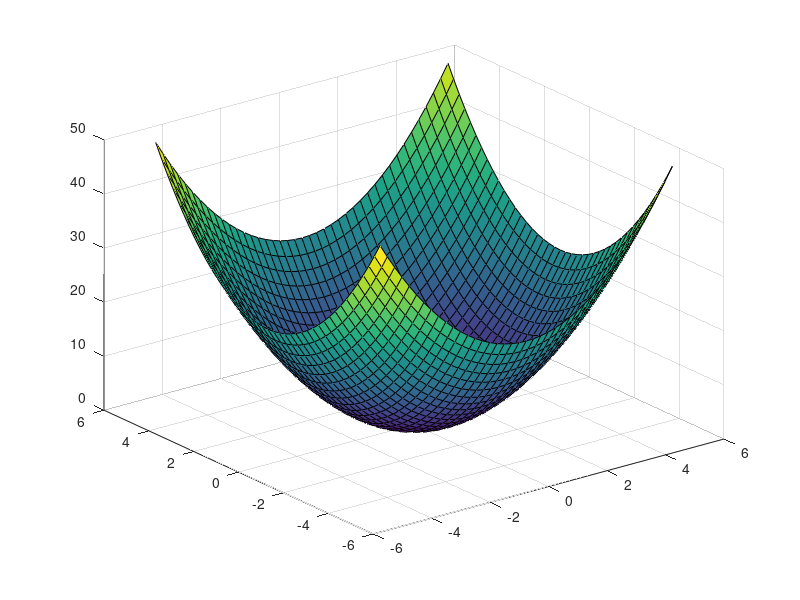

Write MATLAB code to recreate this figure. (Note: this script raises an error after producing the figure.)

% %indx=0;
% f=[];
% for i=1:41
%     for j=1:41
% %    a=     indx=indx+1;
%      f(i,j)=i+j;
%     end
% end
% % dip(indx)
% f=[];
%%%%%%%%%%%%%% @copy sobhan siamak 9731582


%%
clc;
clear ;
close all;

%X1=linspace(-5,5,41);
%X2=linspace(-5,5,41);
X1=[-5:0.25:5];
X2=[-5:0.25:5];


n=size(X1,2);
m=size(X2,2);
fuzzysetnumbers=7;

xmin=-5;
xmax=5;
ymin=0;
ymax=50;
pointx=41;
pointy=1681;
RBpoint=1681;
stepx=(xmax-xmin)/(fuzzysetnumbers-1);
stpx=0.25;
% stepx=1.666666;%because matlab calculate to 4 digit float

stepy=(ymax-ymin)/(fuzzysetnumbers-1);
% stepy=8.33333;%because matlab calculate to 4 digit float

Y=zeros(n,m);
for i=1:n
    for j=1:m
        Y(i,j)=X1(i).^2+X2(j).^2;
    end
end
surf(X1,X2,Y);


Fcentx=[xmin:stepx:xmax];
Fcenty=[ymin:stepy:ymax];

%RuleBase=cell(1,RBpoint);%RBpoint is the number of Rules or 1681 
RuleBase=zeros(RBpoint,4);%RBpoint is the number of Rules or 1681 
% attension that 4th Dimension is Firing Degree
index=0;% is the index of RuleBase Matrix
for x1=xmin:stpx:xmax
     for x2=xmin:stpx:xmax
        index=index+1;
        %%%%%%%Fuzzysets on X1
        if(x1==xmin)%Fuzzyset#1 and Fuzzyset#2
            mu1=TriFuzzySetX(Fcentx(1)-stepx,Fcentx(1),Fcentx(1)+stepx,x1);
            mu2=TriFuzzySetX(Fcentx(2)-stepx,Fcentx(2),Fcentx(2)+stepx,x1);
            if(mu1>mu2)
                mux1=mu1;
                RuleBase(index,1)=1;
            end
            if(mu2>mu1)
                mux1=mu2;
                RuleBase(index,1)=2;
            end
        end%%%%%%%%%%%%%
        if(x1>xmin && x1<xmin+stepx)%Fuzzyset#1 and Fuzzyset#2
            mu1=TriFuzzySetX(Fcentx(1)-stepx,Fcentx(1),Fcentx(1)+stepx,x1);
            mu2=TriFuzzySetX(Fcentx(2)-stepx,Fcentx(2),Fcentx(2)+stepx,x1);
            if(mu1>mu2)
                mux1=mu1;
                RuleBase(index,1)=1;
            end
            if(mu2>mu1)
                mux1=mu2;
                RuleBase(index,1)=2;
            end
        end
        if(x1==xmin+stepx)%Fuzzyset#1,Fuzzyset#2 and Fuzzyset#3
            mu1=TriFuzzySetX(Fcentx(1)-stepx,Fcentx(1),Fcentx(1)+stepx,x1);
            mu2=TriFuzzySetX(Fcentx(2)-stepx,Fcentx(2),Fcentx(2)+stepx,x1);
            mu3=TriFuzzySetX(Fcentx(3)-stepx,Fcentx(3),Fcentx(3)+stepx,x1);
            mx=mu1;
            if(mu2>mx)
                mx=mu2;
            end
            if(mu3>mx)
                mx=mu3;
            end
            if(mx==mu1)
                mux1=mu1;
                RuleBase(index,1)=1;
            end
            if(mx==mu2)
                mux1=mu2;
                RuleBase(index,1)=2;
            end
            if(mx==mu3)
                mux1=mu3;
                RuleBase(index,1)=3;
            end
            
            
        end
        if(x1>xmin+stepx && x1<xmin+2*stepx)%Fuzzyset#2 and Fuzzyset#3
            mu2=TriFuzzySetX(Fcentx(2)-stepx,Fcentx(2),Fcentx(2)+stepx,x1);
            mu3=TriFuzzySetX(Fcentx(3)-stepx,Fcentx(3),Fcentx(3)+stepx,x1);
            if(mu2>mu3)
                mux1=mu3;
                RuleBase(index,1)=3;
            end
            if(mu3>mu2)
                mux1=mu3;
                RuleBase(index,1)=3;
            end
            
        end
        if(x1==xmin+2*stepx)%Fuzzyset#2,Fuzzyset#3 and Fuzzyset#4
            mu2=TriFuzzySetX(Fcentx(2)-stepx,Fcentx(2),Fcentx(2)+stepx,x1);
            mu3=TriFuzzySetX(Fcentx(3)-stepx,Fcentx(3),Fcentx(3)+stepx,x1);
            mu4=TriFuzzySetX(Fcentx(4)-stepx,Fcentx(4),Fcentx(4)+stepx,x1);
            mx=mu2;
            if(mu3>mx)
                mx=mu3;
            end
            if(mu4>mx)
                mx=mu4;
            end
            if(mx==mu2)
                mux1=mu2;
                RuleBase(index,1)=2;
            end
            if(mx==mu3)
                mux1=mu3;
                RuleBase(index,1)=3;
            end
            if(mx==mu4)
                mux1=mu4;
                RuleBase(index,1)=4;
            end
            
        end  %%%%%%%%%%
        if(x1>xmin+2*stepx && x1<xmin+3*stepx)%Fuzzyset#3 and Fuzzyset#4
            mu3=TriFuzzySetX(Fcentx(3)-stepx,Fcentx(3),Fcentx(3)+stepx,x1);
            mu4=TriFuzzySetX(Fcentx(4)-stepx,Fcentx(4),Fcentx(4)+stepx,x1);
            if(mu3>mu4)
                mux1=mu3;
                RuleBase(index,1)=3;
            end
            if(mu4>mu3)
                mux1=mu4;
                RuleBase(index,1)=4;
            end
        end %%%%%%%%%%
        if(x1==xmin+3*stepx)%Fuzzyset#3,Fuzzyset#4 and Fuzzyset#5
            mu3=TriFuzzySetX(Fcentx(3)-stepx,Fcentx(3),Fcentx(3)+stepx,x1);
            mu4=TriFuzzySetX(Fcentx(4)-stepx,Fcentx(4),Fcentx(4)+stepx,x1);
            mu5=TriFuzzySetX(Fcentx(5)-stepx,Fcentx(5),Fcentx(5)+stepx,x1);
            mx=mu3;
            if(mu4>mx)
                mx=mu4;
            end
            if(mu5>mx)
                mx=mu5;
            end
            if(mx==mu3)
                mux1=mu3;
                RuleBase(index,1)=3;
            end
            if(mx==mu4)
                mux1=mu4;
                RuleBase(index,1)=4;
            end
            if(mx==mu5)
                mux1=mu5;
                RuleBase(index,1)=5;
            end
        end  %%%%%%%%%%%%
        if(x1>xmin+3*stepx && x1<xmin+4*stepx)%Fuzzyset#4 and Fuzzyset#5
            mu4=TriFuzzySetX(Fcentx(4)-stepx,Fcentx(4),Fcentx(4)+stepx,x1);
            mu5=TriFuzzySetX(Fcentx(5)-stepx,Fcentx(5),Fcentx(5)+stepx,x1);
            if(mu4>mu5)
                mux1=mu4;
                RuleBase(index,1)=4;
            end
            if(mu5>mu4)
                mux1=mu5;
                RuleBase(index,1)=5;
            end
        end%%%%%%%%%%%%%%%%
        if(x1==xmin+4*stepx)%Fuzzyset#4,Fuzzyset#5 and Fuzzyset#6
            mu4=TriFuzzySetX(Fcentx(4)-stepx,Fcentx(4),Fcentx(4)+stepx,x1);
            mu5=TriFuzzySetX(Fcentx(5)-stepx,Fcentx(5),Fcentx(5)+stepx,x1);
            mu6=TriFuzzySetX(Fcentx(6)-stepx,Fcentx(6),Fcentx(6)+stepx,x1);
            mx=mu4;
            if(mu5>mx)
                mx=mu5;
            end
            if(mu6>mx)
                mx=mu6;
            end
            if(mx==mu4)
                mux1=mu4;
                RuleBase(index,1)=4;
            end
            if(mx==mu5)
                mux1=mu5;
                RuleBase(index,1)=5;
            end
            if(mx==mu6)
                mux1=mu6;
                RuleBase(index,1)=6;
            end
        end  %%%%%%%%%%%%%%%%
        if(x1>xmin+4*stepx && x1<xmin+5*stepx)%Fuzzyset#5 and Fuzzyset#6
            
            mu5=TriFuzzySetX(Fcentx(5)-stepx,Fcentx(5),Fcentx(5)+stepx,x1);
            mu6=TriFuzzySetX(Fcentx(6)-stepx,Fcentx(6),Fcentx(6)+stepx,x1);
            if(mu5>mu6)
                mux1=mu5;
                RuleBase(index,1)=5;
            end
            if(mu6>mu5)
                mux1=mu6;
                RuleBase(index,1)=6;
            end
            
        end  %%%%%%%%%%%%%%%%%%
        if(x1==xmin+5*stepx)%Fuzzyset#5, Fuzzyset#6 and Fuzzyset#7
            mu5=TriFuzzySetX(Fcentx(5)-stepx,Fcentx(5),Fcentx(5)+stepx,x1);
            mu6=TriFuzzySetX(Fcentx(6)-stepx,Fcentx(6),Fcentx(6)+stepx,x1);
            mu7=TriFuzzySetX(Fcentx(7)-stepx,Fcentx(7),Fcentx(7)+stepx,x1);
            mx=mu5;
            if(mu6>mx)
                mx=mu6;
            end
            if(mu7>mx)
                mx=mu7;
            end
            if(mx==mu5)
                mux1=mu5;
                RuleBase(index,1)=5;
            end
            if(mx==mu6)
                mux1=mu6;
                RuleBase(index,1)=6;
            end
            if(mx==mu7)
                mux1=mu7;
                RuleBase(index,1)=7;
            end
        end%%%%%%%%%%%%%%%%%
        if(x1>xmin+5*stepx && x1<xmin+6*stepx)%Fuzzyset#6 and Fuzzyset#7
            mu6=TriFuzzySetX(Fcentx(6)-stepx,Fcentx(6),Fcentx(6)+stepx,x1);
            mu7=TriFuzzySetX(Fcentx(7)-stepx,Fcentx(7),Fcentx(7)+stepx,x1);
            if(mu6>mu7)
                mux1=mu6;
                RuleBase(index,1)=6;
            end
            if(mu7>mu6)
                mux1=mu7;
                RuleBase(index,1)=7;
            end
        end  %%%%%%%%%%%%
        if(x1==xmin+6*stepx)%Fuzzyset#6 and Fuzzyset#7
            mu6=TriFuzzySetX(Fcentx(6)-stepx,Fcentx(6),Fcentx(6)+stepx,x1);
            mu7=TriFuzzySetX(Fcentx(7)-stepx,Fcentx(7),Fcentx(7)+stepx,x1);
            if(mu6>mu7)
                mux1=mu6;
                RuleBase(index,1)=6;
            end
            if(mu7>mu6)
                mux1=mu7;
                RuleBase(index,1)=7;
            end
        end
        %%%%%%Fuzzysets on X2
        if(x2==xmin)%Fuzzyset#1 and Fuzzyset#2
            mu1=TriFuzzySetX(Fcentx(1)-stepx,Fcentx(1),Fcentx(1)+stepx,x2);
            mu2=TriFuzzySetX(Fcentx(2)-stepx,Fcentx(2),Fcentx(2)+stepx,x2);
            if(mu1>mu2)
                mux2=mu1;
                RuleBase(index,2)=1;
            end
            if(mu2>mu1)
                mux2=mu2;
                RuleBase(index,2)=2;
            end
        end%%%%%%%%%%%%%%%
        if(x2>xmin && x2<xmin+stepx)%Fuzzyset#1 and Fuzzyset#2
            mu1=TriFuzzySetX(Fcentx(1)-stepx,Fcentx(1),Fcentx(1)+stepx,x2);
            mu2=TriFuzzySetX(Fcentx(2)-stepx,Fcentx(2),Fcentx(2)+stepx,x2);
            if(mu1>mu2)
                mux2=mu1;
                RuleBase(index,2)=1;
            end
            if(mu2>mu1)
                mux2=mu2;
                RuleBase(index,2)=2;
            end
        end%%%%%%%%%%%%%%%
        if(x2==xmin+stepx)%Fuzzyset#1,Fuzzyset#2 and Fuzzyset#3
            mu1=TriFuzzySetX(Fcentx(1)-stepx,Fcentx(1),Fcentx(1)+stepx,x2);
            mu2=TriFuzzySetX(Fcentx(2)-stepx,Fcentx(2),Fcentx(2)+stepx,x2);
            mu3=TriFuzzySetX(Fcentx(3)-stepx,Fcentx(3),Fcentx(3)+stepx,x2);
            mx=mu1;
            if(mu2>mx)
                mx=mu2;
            end
            if(mu3>mx)
                mx=mu3;
            end
            if(mx==mu1)
                mux2=mu1;
                RuleBase(index,2)=1;
            end
            if(mx==mu2)
                mux2=mu2;
                RuleBase(index,2)=2;
            end
            if(mx==mu3)
                mux2=mu3;
                RuleBase(index,2)=3;
            end
        end%%%%%%%%%%%%%%%%%%%%%
        if(x2>xmin+stepx && x2<xmin+2*stepx)%Fuzzyset#2 and Fuzzyset#3
            mu2=TriFuzzySetX(Fcentx(2)-stepx,Fcentx(2),Fcentx(2)+stepx,x2);
            mu3=TriFuzzySetX(Fcentx(3)-stepx,Fcentx(3),Fcentx(3)+stepx,x2);
            if(mu2>mu3)
                mux2=mu3;
                RuleBase(index,2)=3;
            end
            if(mu3>mu2)
                mux2=mu3;
                RuleBase(index,2)=3;
            end
            
            
        end%%%%%%%%%%%%%%%%%%
        if(x2==xmin+2*stepx)%Fuzzyset#2,Fuzzyset#3 and Fuzzyset#4
            mu2=TriFuzzySetX(Fcentx(2)-stepx,Fcentx(2),Fcentx(2)+stepx,x2);
            mu3=TriFuzzySetX(Fcentx(3)-stepx,Fcentx(3),Fcentx(3)+stepx,x2);
            mu4=TriFuzzySetX(Fcentx(4)-stepx,Fcentx(4),Fcentx(4)+stepx,x2);
            mx=mu2;
            if(mu3>mx)
                mx=mu3;
            end
            if(mu4>mx)
                mx=mu4;
            end
            if(mx==mu2)
                mux2=mu2;
                RuleBase(index,2)=2;
            end
            if(mx==mu3)
                mux2=mu3;
                RuleBase(index,2)=3;
            end
            if(mx==mu4)
                mux2=mu4;
                RuleBase(index,2)=4;
            end
            
        end %%%%%%%%%%%%%%%%
        if(x2>xmin+2*stepx && x2<xmin+3*stepx)%Fuzzyset#3 and Fuzzyset#4
            mu3=TriFuzzySetX(Fcentx(3)-stepx,Fcentx(3),Fcentx(3)+stepx,x2);
            mu4=TriFuzzySetX(Fcentx(4)-stepx,Fcentx(4),Fcentx(4)+stepx,x2);
            if(mu3>mu4)
                mux2=mu3;
                RuleBase(index,2)=3;
            end
            if(mu4>mu3)
                mux2=mu4;
                RuleBase(index,2)=4;
            end
        end%%%%%%%%%%%%%%
        if(x2==xmin+3*stepx)%Fuzzyset#3,Fuzzyset#4 and Fuzzyset#5
            mu3=TriFuzzySetX(Fcentx(3)-stepx,Fcentx(3),Fcentx(3)+stepx,x2);
            mu4=TriFuzzySetX(Fcentx(4)-stepx,Fcentx(4),Fcentx(4)+stepx,x2);
            mu5=TriFuzzySetX(Fcentx(5)-stepx,Fcentx(5),Fcentx(5)+stepx,x2);
            mx=mu3;
            if(mu4>mx)
                mx=mu4;
            end
            if(mu5>mx)
                mx=mu5;
            end
            if(mx==mu3)
                mux2=mu3;
                RuleBase(index,2)=3;
            end
            if(mx==mu4)
                mux2=mu4;
                RuleBase(index,2)=4;
            end
            if(mx==mu5)
                mux2=mu5;
                RuleBase(index,2)=5;
            end
        end %%%%%%%%%%%%%%%%%%%%%
        if(x2>xmin+3*stepx && x2<xmin+4*stepx)%Fuzzyset#4 and Fuzzyset#5
            mu4=TriFuzzySetX(Fcentx(4)-stepx,Fcentx(4),Fcentx(4)+stepx,x2);
            mu5=TriFuzzySetX(Fcentx(5)-stepx,Fcentx(5),Fcentx(5)+stepx,x2);
            if(mu4>mu5)
                mux2=mu4;
                RuleBase(index,2)=4;
            end
            if(mu5>mu4)
                mux2=mu5;
                RuleBase(index,2)=5;
            end
        end %%%%%%%%%%%%%%
        if(x2==xmin+4*stepx)%Fuzzyset#4,Fuzzyset#5 and Fuzzyset#6
            mu4=TriFuzzySetX(Fcentx(4)-stepx,Fcentx(4),Fcentx(4)+stepx,x2);
            mu5=TriFuzzySetX(Fcentx(5)-stepx,Fcentx(5),Fcentx(5)+stepx,x2);
            mu6=TriFuzzySetX(Fcentx(6)-stepx,Fcentx(6),Fcentx(6)+stepx,x2);
            mx=mu4;
            if(mu5>mx)
                mx=mu5;
            end
            if(mu6>mx)
                mx=mu6;
            end
            if(mx==mu4)
                mux2=mu4;
                RuleBase(index,2)=4;
            end
            if(mx==mu5)
                mux2=mu5;
                RuleBase(index,2)=5;
            end
            if(mx==mu6)
                mux2=mu6;
                RuleBase(index,2)=6;
            end
        end%%%%%%%%%%%%%%%%%%%%%
        if(x2>xmin+4*stepx && x2<xmin+5*stepx)%Fuzzyset#5 and Fuzzyset#6
            mu5=TriFuzzySetX(Fcentx(5)-stepx,Fcentx(5),Fcentx(5)+stepx,x2);
            mu6=TriFuzzySetX(Fcentx(6)-stepx,Fcentx(6),Fcentx(6)+stepx,x2);
            if(mu5>mu6)
                mux2=mu5;
                RuleBase(index,2)=5;
            end
            if(mu6>mu5)
                mux2=mu6;
                RuleBase(index,2)=6;
            end
        end%%%%%%%%%%%%%%%%%%%%%%%%
        if(x2==xmin+5*stepx)%Fuzzyset#5, Fuzzyset#6 and Fuzzyset#7
            mu5=TriFuzzySetX(Fcentx(5)-stepx,Fcentx(5),Fcentx(5)+stepx,x2);
            mu6=TriFuzzySetX(Fcentx(6)-stepx,Fcentx(6),Fcentx(6)+stepx,x2);
            mu7=TriFuzzySetX(Fcentx(7)-stepx,Fcentx(7),Fcentx(7)+stepx,x2);
            mx=mu5;
            if(mu6>mx)
                mx=mu6;
            end
            if(mu7>mx)
                mx=mu7;
            end
            if(mx==mu5)
                mux2=mu5;
                RuleBase(index,2)=5;
            end
            if(mx==mu6)
                mux2=mu6;
                RuleBase(index,2)=6;
            end
            if(mx==mu7)
                mux2=mu7;
                RuleBase(index,2)=7;
            end
        end%%%%%%%%%%%%%%%%%%
        if(x2>xmin+5*stepx && x2<xmin+6*stepx)%Fuzzyset#6 and Fuzzyset#7
            mu6=TriFuzzySetX(Fcentx(6)-stepx,Fcentx(6),Fcentx(6)+stepx,x2);
            mu7=TriFuzzySetX(Fcentx(7)-stepx,Fcentx(7),Fcentx(7)+stepx,x2);
            if(mu6>mu7)
                mux2=mu6;
                RuleBase(index,2)=6;
            end
            if(mu7>mu6)
                mux2=mu7;
                RuleBase(index,2)=7;
            end
        end%%%%%%%%%%%%%%%%%%%%%%
        if(x2==xmin+6*stepx)%Fuzzyset#6 and Fuzzyset#7
            mu6=TriFuzzySetX(Fcentx(6)-stepx,Fcentx(6),Fcentx(6)+stepx,x2);
            mu7=TriFuzzySetX(Fcentx(7)-stepx,Fcentx(7),Fcentx(7)+stepx,x2);
            if(mu6>mu7)
                mux2=mu6;
                RuleBase(index,2)=6;
            end
            if(mu7>mu6)
                mux2=mu7;
                RuleBase(index,2)=7;
            end
        end%%%%%%%%%%%%%%%
        
          y=x1^2+x2^2; 
        %%%%%%%%Fuzzysets on Y
        if(y==ymin)%Fuzzyset#1 and Fuzzyset#2
            mu1=TriFuzzySetY(Fcenty(1)-stepy,Fcenty(1),Fcenty(1)+stepy,y);
            mu2=TriFuzzySetY(Fcentx(2)-stepy,Fcenty(2),Fcenty(2)+stepy,y);
            if(mu1>mu2)
                muy=mu1;
                RuleBase(index,3)=1;
            end
            if(mu2>mu1)
                muy=mu2;
                RuleBase(index,3)=2;
            end
        end%%%%%%%%%%%%%%%%
        if(y>xmin && y<xmin+stepy)%Fuzzyset#1 and Fuzzyset#2
            mu1=TriFuzzySetY(Fcenty(1)-stepy,Fcenty(1),Fcenty(1)+stepy,y);
            mu2=TriFuzzySetY(Fcenty(2)-stepy,Fcenty(2),Fcenty(2)+stepy,y);
            if(mu1>mu2)
                muy=mu1;
                RuleBase(index,3)=1;
            end
            if(mu2>mu1)
                muy=mu2;
                RuleBase(index,3)=2;
            end
        end%%%%%%%%%%%%%%%%
        if(y==ymin+stepy)%Fuzzyset#1,Fuzzyset#2 and Fuzzyset#3
            mu1=TriFuzzySetY(Fcenty(1)-stepy,Fcenty(1),Fcenty(1)+stepy,y);
            mu2=TriFuzzySetY(Fcentx(2)-stepy,Fcenty(2),Fcenty(2)+stepy,y);
            mu3=TriFuzzySetY(Fcenty(3)-stepy,Fcenty(3),Fcenty(3)+stepy,y);
            mx=mu1;
            if(mu2>mx)
                mx=mu2;
            end
            if(mu3>mx)
                mx=mu3;
            end
            if(mx==mu1)
                muy=mu1;
                RuleBase(index,3)=1;
            end
            if(mx==mu2)
                muy=mu2;
                RuleBase(index,3)=2;
            end
            if(mx==mu3)
                muy=mu3;
                RuleBase(index,3)=3;
            end
            
        end%%%%%%%%%%%%%%%%%%%
        if(y>ymin+stepy && y<ymin+2*stepy)%Fuzzyset#2 and Fuzzyset#3
            mu2=TriFuzzySetY(Fcenty(2)-stepy,Fcenty(2),Fcenty(2)+stepy,y);
            mu3=TriFuzzySetY(Fcenty(3)-stepy,Fcenty(3),Fcenty(3)+stepy,y);
            if(mu2>mu3)
                muy=mu3;
                RuleBase(index,3)=3;
            end
            if(mu3>mu2)
                muy=mu3;
                RuleBase(index,3)=3;
            end
            
        end%%%%%%%%%%%%%%%%%
        if(y==ymin+2*stepy)%Fuzzyset#2,Fuzzyset#3 and Fuzzyset#4
            mu2=TriFuzzySetY(Fcenty(2)-stepy,Fcenty(2),Fcenty(2)+stepy,y);
            mu3=TriFuzzySetY(Fcenty(3)-stepy,Fcenty(3),Fcenty(3)+stepy,y);
            mu4=TriFuzzySetY(Fcenty(4)-stepy,Fcenty(4),Fcenty(4)+stepy,y);
            mx=mu2;
            if(mu3>mx)
                mx=mu3;
            end
            if(mu4>mx)
                mx=mu4;
            end
            if(mx==mu2)
                muy=mu2;
                RuleBase(index,3)=2;
            end
            if(mx==mu3)
                muy=mu3;
                RuleBase(index,3)=3;
            end
            if(mx==mu4)
                muy=mu4;
                RuleBase(index,3)=4;
            end
        end%%%%%%%%%%%%%%%%%%
        if(y>ymin+2*stepy && y<ymin+3*stepy)%Fuzzyset#3 and Fuzzyset#4
            mu3=TriFuzzySetY(Fcenty(3)-stepy,Fcenty(3),Fcenty(3)+stepy,y);
            mu4=TriFuzzySetY(Fcenty(4)-stepy,Fcenty(4),Fcenty(4)+stepy,y);
            if(mu3>mu4)
                muy=mu3;
                RuleBase(index,3)=3;
            end
            if(mu4>mu3)
                muy=mu4;
                RuleBase(index,3)=4;
            end
        end%%%%%%%%%%%%%%%%%%%
        if(y==ymin+3*stepy)%Fuzzyset#3,Fuzzyset#4 and Fuzzyset#5
            mu3=TriFuzzySetY(Fcenty(3)-stepy,Fcenty(3),Fcenty(3)+stepy,y);
            mu4=TriFuzzySetY(Fcenty(4)-stepy,Fcenty(4),Fcenty(4)+stepy,y);
            mu5=TriFuzzySetY(Fcenty(5)-stepy,Fcenty(5),Fcenty(5)+stepy,y);
            mx=mu3;
            if(mu4>mx)
                mx=mu4;
            end
            if(mu5>mx)
                mx=mu5;
            end
            if(mx==mu3)
                muy=mu3;
                RuleBase(index,3)=3;
            end
            if(mx==mu4)
                muy=mu4;
                RuleBase(index,3)=4;
            end
            if(mx==mu5)
                muy=mu5;
                RuleBase(index,3)=5;
            end
        end%%%%%%%%%%%%%%%%
        if(y>ymin+3*stepy && y<ymin+4*stepy)%Fuzzyset#4 and Fuzzyset#5
            mu4=TriFuzzySetY(Fcenty(4)-stepy,Fcenty(4),Fcenty(4)+stepy,y);
            mu5=TriFuzzySetY(Fcenty(5)-stepy,Fcenty(5),Fcenty(5)+stepy,y);
            if(mu4>mu5)
                muy=mu4;
                RuleBase(index,3)=4;
            end
            if(mu5>mu4)
                muy=mu5;
                RuleBase(index,3)=5;
            end
        end%%%%%%%%%%%%%%%%
        if(y==ymin+4*stepy)%Fuzzyset#4,Fuzzyset#5 and Fuzzyset#6
            mu4=TriFuzzySetY(Fcenty(4)-stepy,Fcenty(4),Fcenty(4)+stepy,y);
            mu5=TriFuzzySetY(Fcenty(5)-stepy,Fcenty(5),Fcenty(5)+stepy,y);
            mu6=TriFuzzySetY(Fcenty(6)-stepy,Fcenty(6),Fcenty(6)+stepy,y);
            mx=mu4;
            if(mu5>mx)
                mx=mu5;
            end
            if(mu6>mx)
                mx=mu6;
            end
            if(mx==mu4)
                muy=mu4;
                RuleBase(index,3)=4;
            end
            if(mx==mu5)
                muy=mu5;
                RuleBase(index,3)=5;
            end
            if(mx==mu6)
                muy=mu6;
                RuleBase(index,3)=6;
            end
        end%%%%%%%%%%%%%%%
        if(y>ymin+4*stepy && y<ymin+5*stepy)%Fuzzyset#5 and Fuzzyset#6
            mu5=TriFuzzySetY(Fcenty(5)-stepy,Fcenty(5),Fcenty(5)+stepy,y);
            mu6=TriFuzzySetY(Fcentx(6)-stepy,Fcenty(6),Fcenty(6)+stepy,y);
            if(mu5>mu6)
                muy=mu5;
                RuleBase(index,3)=5;
            end
            if(mu6>mu5)
                muy=mu6;
                RuleBase(index,3)=6;
            end
            
        end%%%%%%%%%%%%%%%
        if(y==ymin+5*stepy)%Fuzzyset#5, Fuzzyset#6 and Fuzzyset#7
            mu5=TriFuzzySetY(Fcenty(5)-stepy,Fcenty(5),Fcenty(5)+stepy,y);
            mu6=TriFuzzySetY(Fcenty(6)-stepy,Fcenty(6),Fcenty(6)+stepy,y);
            mu7=TriFuzzySetY(Fcenty(7)-stepy,Fcenty(7),Fcenty(7)+stepy,y);
            mx=mu5;
            if(mu6>mx)
                mx=mu6;
            end
            if(mu7>mx)
                mx=mu7;
            end
            if(mx==mu5)
                muy=mu5;
                RuleBase(index,3)=5;
            end
            if(mx==mu6)
                muy=mu6;
                RuleBase(index,3)=6;
            end
            if(mx==mu7)
                muy=mu7;
                RuleBase(index,3)=7;
            end
        end%%%%%%%%%%%%%%%
        if(y>ymin+5*stepy && y<ymin+6*stepy)%Fuzzyset#6 and Fuzzyset#7
            mu6=TriFuzzySetY(Fcenty(6)-stepy,Fcenty(6),Fcenty(6)+stepy,y);
            mu7=TriFuzzySetY(Fcenty(7)-stepy,Fcenty(7),Fcenty(7)+stepy,y);
            if(mu6>mu7)
                muy=mu6;
                RuleBase(index,3)=6;
            end
            if(mu7>mu6)
                muy=mu7;
                RuleBase(index,3)=7;
            end
        end%%%%%%%%%%%%%%
        if(y==ymin+6*stepy)%Fuzzyset#6 and Fuzzyset#7
            mu6=TriFuzzySetY(Fcenty(6)-stepy,Fcenty(6),Fcenty(6)+stepy,y);
            mu7=TriFuzzySetY(Fcenty(7)-stepy,Fcenty(7),Fcenty(7)+stepy,y);
            if(mu6>mu7)
                muy=mu6;
                RuleBase(index,3)=6;
            end
            if(mu7>mu6)
                muy=mu7;
                RuleBase(index,3)=7;
            end
        end%%%%%%%%%%%%%
         
  %%%%location of Firing degree=mux1*mux2*muy=index4 of RuleBase Matrix
        RuleBase(index,4)=(mux1*mux2*muy);
      
        %index=index+1;
    end
   % index=index+1;
   
end

%% Select one of the same Rule Bases
% RuleBaseTemp1=[];
% RuleBaseTemp1=unique(RuleBase,'rows');
% RBTemp1=[];%for same Rules
% RBTemp2=[];%for different Rules
% m=size(RuleBase,1);
% indx=1;
% 
% for i=1:m
%     a=RuleBase(i,1:4);
%     mx=a;
%     for j=1:m
%         if(i~=j)
%             if(((RuleBase(j,1:3)-a(i,1:3))==[0 0 0])&& (RuleBase(j,4)>a(i,4)))
%                 mx=RuleBase(j,1:4);
%             end
%         end
%     end
%     if(mx~=a)
%         RuleBaseTemp1(indx,1:4);
%         indx=indx+1;
%     end
% end
% 
% 
% 
% 
% 
% 
% 
% % index1=1;
% % index2=1;
% % index3=1;
% % for i=1:m
% %     RBTemp1(index1,1:4)=RuleBase(i,1:4);
% %     for j=1:m
% %         if(i~=j)
% %             if(isequal(RBTemp1(i,1:3),RuleBase(j,1:3)))
% %                 index1=index1+1;
% %                 RBTemp1(index1,1:4)=RuleBase(j,1:4);
% %             end
% %         end
% %     end
% %     RBTemp1=sort(RBTemp1,'descend');
% %     RuleBaseTemp(1,1:4)=RBTemp1(1,1:4);
% %     RBTemp1=[];
% % end
% 
% 
% 
% 
% 
% % RuleBase2=RuleBase;
% % indexmx=1;
% % for i=1:m
% %     maxrule=RuleBase2(i,1:3);
% %     maxdegree=RuleBase2(i,4);
% %     RuleBaseTemp(indexmx,1:3)=RuleBase2(i,1:3);
% %     RuleBaseTemp(indexmx,4)=RuleBase2(i,4);
% %     for j=1:m
% %         if(i~=j)
% %            if(isequal(maxrule,RuleBase2(j,1:3)))
% %                 if(RuleBase2(j,4)>maxdegree)
% %                     maxrule=RuleBase2(j,1:3);
% %                     maxdegree=RuleBase2(j,4);
% %                 end
% %            end
% %             
% %         end 
% %         
% %     end
% %     if(isequal(maxdegree,RuleBaseTemp(indexmx,4))==0)
% %        % if((isequal(RuleBaseTemp(:,1:3),maxrule)==0) && (isequal(RuleBaseTemp(:,4),maxdegree))==0)
% %            RuleBaseTemp(indexmx,1:3)=maxrule;
% %            RuleBaseTemp(indexmx,4)=maxdegree;
% %            indexmx=indexmx+1;
% %         %end
% %     end
% % %     for k=1:m
% % %         if(isequal(RuleBaseTemp(indexmx,1:3),maxrule))
% % %             RuleBase2(k,:)=[];
% % %         end
% % %         m=size(RuleBase2,1);
% % %     end
% % end
% % %RuleBaseTemp=unique(RuleBaseTemp,'rows','stable');
% % % RBTemp=zeros(m,4);
% % % indx=1;
% % % RBTemp(indx,1:4)=RuleBaseTemp(1,1:4);
% % % for i=2:m
% % %     
% % %     if(isequal(RBTemp(:,1:4),RuleBaseTemp(i,1:4))==0)
% % % %         indx=indx+1;
% % %         RBTemp(i,1:4)=RuleBaseTemp(i,1:4);
% % %     end
% % % end 
% % 



%% Delete Conflict Rule Bases and Select one of them

%% Select one of the same Rule Bases
% RuleBaseTemp=[];
% m=size(RuleBase,1);
% RuleBase2=unique(RuleBase,'rows');
% m=size(RuleBase2,1);
% indexmx=1;
% for i=1:m
%     maxrule=RuleBase2(i,1:3);
%     maxdegree=RuleBase2(i,4);
%     RuleBaseTemp(indexmx,1:3)=RuleBase2(i,1:3);
%     RuleBaseTemp(indexmx,4)=RuleBase2(i,4);
%     for j=1:m
%         if(i~=j)
%            if(isequal(maxrule,RuleBase2(j,1:3)))
%                 if(RuleBase2(j,4)>maxdegree)
%                     maxrule=RuleBase2(j,1:3);
%                     maxdegree=RuleBase2(j,4);
%                 end
%            end
%             
%         end 
%         
%     end
%     if(isequal(maxdegree,RuleBaseTemp(indexmx,4))==0)
%        % if((isequal(RuleBaseTemp(:,1:3),maxrule)==0) && (isequal(RuleBaseTemp(:,4),maxdegree))==0)
%            RuleBaseTemp(indexmx,1:3)=maxrule;
%            RuleBaseTemp(indexmx,4)=maxdegree;
%            indexmx=indexmx+1;
%         %end
%     end
% 
% end

%% Delete Conflict and Same Rule Bases and Select one of them

RuleBaseFinal=zeros(7,7);
FDegree=zeros(7,7);
[m2,n2]=size(RuleBaseFinal);
m1=size(RuleBase,1);
for i=1:m1
   for j=1:m2
       for k=1:n2
           if((RuleBase(i,1)==j)&&(RuleBase(i,2)==k)&&FDegree(j,k)<RuleBase(i,4))
               RuleBaseFinal(j,k)=RuleBase(i,3);
               FDegree(j,k)=RuleBase(i,4);
           end
           
       end
   end
    
end






